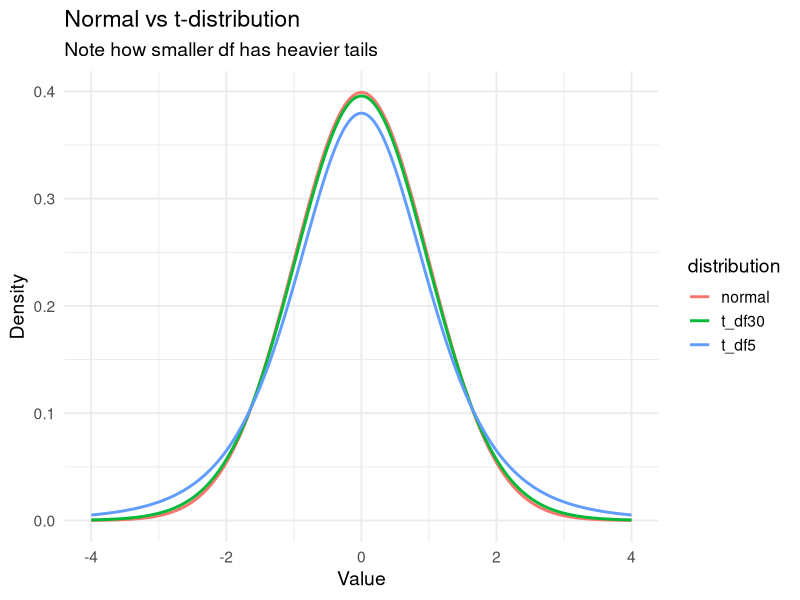
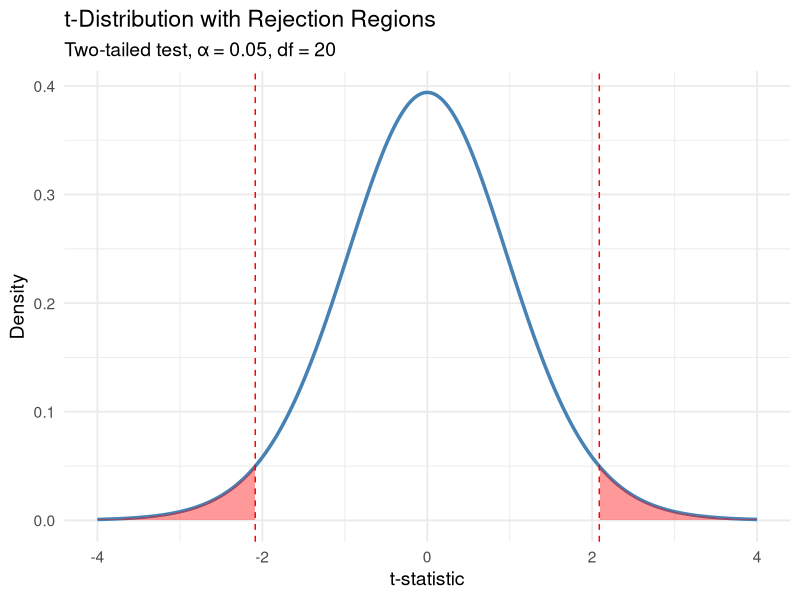

Here is the R script that generated these plots, in order:
## ---- chunk 1
library(ggplot2)
library(dplyr)
library(tibble)
library(tidyr)

set.seed(123)

# Grid of x values
x_vals <- seq(-4, 4, length.out = 2500)

# Compute densities with matching lengths
df <- tibble(
  x = x_vals,
  normal = dnorm(x_vals),
  t_df5  = dt(x_vals, df = 5),
  t_df30 = dt(x_vals, df = 30)
)

df_long <- df %>%
  pivot_longer(cols = c(normal, t_df5, t_df30),
               names_to = "distribution",
               values_to = "density")


ggplot(df_long, aes(x = x, y = density, colour = distribution)) +
  geom_line(size = 1) +
  labs(
    title = "Normal vs t-distribution",
    subtitle = "Note how smaller df has heavier tails",
    x = "Value",
    y = "Density"
  ) +
  theme_minimal(base_size = 14)

## ---- chunk 2
df <- 9
alpha <- 0.05

# two-tailed test
critical_t <- qt(1 - alpha / 2, df)
critical_t
## ---- chunk 3
library(ggplot2)

# parameters
df <- 20      # degrees of freedom
alpha <- 0.05

# generate t-distribution curve
x <- seq(-4, 4, length.out = 500)
y <- dt(x, df = df)
df_curve <- data.frame(x, y)

# critical value (two-tailed)
crit <- qt(1 - alpha / 2, df = df)

ggplot(df_curve, aes(x, y)) +
  geom_line(color = "steelblue", size = 1.2) +
  # Shade left tail
  geom_area(data = subset(df_curve, x < -crit),
            aes(x, y), fill = "red", alpha = 0.4) +
  # Shade right tail
  geom_area(data = subset(df_curve, x > crit),
            aes(x, y), fill = "red", alpha = 0.4) +
  # Critical value lines
  geom_vline(xintercept = c(-crit, crit),
             linetype = "dashed", color = "red") +
  labs(
    title = "t-Distribution with Rejection Regions",
    subtitle = paste0("Two-tailed test, α = ", alpha, ", df = ", df),
    x = "t-statistic",
    y = "Density"
  ) +
  theme_minimal(base_size = 14)


## ---- chunk 4
# One-tailed critical value (right-tailed test)
qt(1 - alpha, df)
## ---- chunk 5
n <- 10
x_bar <- 102
s <- 5
mu <- 100

# Calculate t-statistic
se <- s / sqrt(n)
t_stat <- (x_bar - mu) / se
t_stat
## ---- chunk 6
critical_val <- qt(1 - alpha / 2, df = n - 1)
t_stat > critical_val  # is the statistic beyond the threshold?
## ---- chunk 7
data <- c(101, 103, 98, 100, 105, 99, 102, 101, 100, 104)
t.test(data, mu = 100)  # two-tailed by default
## ---- chunk 8
t.test(data, mu = 100, alternative = "greater")
